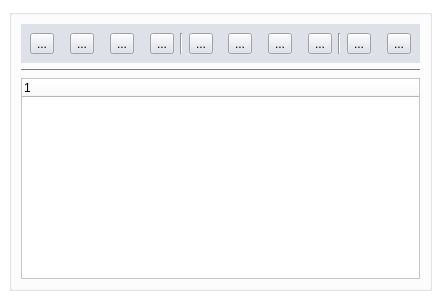
  <widget class="QDockWidget" name="WorkspaceWidget">
   <property name="minimumSize">
    <size>
     <width>438</width>
     <height>300</height>
    </size>
   </property>
   <property name="maximumSize">
    <size>
     <width>441</width>
     <height>300</height>
    </size>
   </property>
   <property name="palette">
    <palette>
     <active>
      <colorrole role="WindowText">
       <brush brushstyle="SolidPattern">
        <color alpha="255">
         <red>0</red>
         <green>0</green>
         <blue>0</blue>
        </color>
       </brush>
      </colorrole>
      <colorrole role="Button">
       <brush brushstyle="SolidPattern">
        <color alpha="255">
         <red>255</red>
         <green>255</green>
         <blue>255</blue>
        </color>
       </brush>
      </colorrole>
      <colorrole role="Light">
       <brush brushstyle="SolidPattern">
        <color alpha="255">
         <red>255</red>
         <green>255</green>
         <blue>255</blue>
        </color>
       </brush>
      </colorrole>
      <colorrole role="Midlight">
       <brush brushstyle="SolidPattern">
        <color alpha="255">
         <red>255</red>
         <green>255</green>
         <blue>255</blue>
        </color>
       </brush>
      </colorrole>
      <colorrole role="Dark">
       <brush brushstyle="SolidPattern">
        <color alpha="255">
         <red>127</red>
         <green>127</green>
         <blue>127</blue>
        </color>
       </brush>
      </colorrole>
      <colorrole role="Mid">
       <brush brushstyle="SolidPattern">
        <color alpha="255">
         <red>170</red>
         <green>170</green>
         <blue>170</blue>
        </color>
       </brush>
      </colorrole>
      <colorrole role="Text">
       <brush brushstyle="SolidPattern">
        <color alpha="255">
         <red>0</red>
         <green>0</green>
         <blue>0</blue>
        </color>
       </brush>
      </colorrole>
      <colorrole role="BrightText">
       <brush brushstyle="SolidPattern">
        <color alpha="255">
         <red>255</red>
         <green>255</green>
         <blue>255</blue>
        </color>
       </brush>
      </colorrole>
      <colorrole role="ButtonText">
       <brush brushstyle="SolidPattern">
        <color alpha="255">
         <red>0</red>
         <green>0</green>
         <blue>0</blue>
        </color>
       </brush>
      </colorrole>
      <colorrole role="Base">
       <brush brushstyle="SolidPattern">
        <color alpha="255">
         <red>255</red>
         <green>255</green>
         <blue>255</blue>
        </color>
       </brush>
      </colorrole>
      <colorrole role="Window">
       <brush brushstyle="SolidPattern">
        <color alpha="255">
         <red>255</red>
         <green>255</green>
         <blue>255</blue>
        </color>
       </brush>
      </colorrole>
      <colorrole role="Shadow">
       <brush brushstyle="SolidPattern">
        <color alpha="255">
         <red>0</red>
         <green>0</green>
         <blue>0</blue>
        </color>
       </brush>
      </colorrole>
      <colorrole role="AlternateBase">
       <brush brushstyle="SolidPattern">
        <color alpha="255">
         <red>255</red>
         <green>255</green>
         <blue>255</blue>
        </color>
       </brush>
      </colorrole>
      <colorrole role="ToolTipBase">
       <brush brushstyle="SolidPattern">
        <color alpha="255">
         <red>255</red>
         <green>255</green>
         <blue>220</blue>
        </color>
       </brush>
      </colorrole>
      <colorrole role="ToolTipText">
       <brush brushstyle="SolidPattern">
        <color alpha="255">
         <red>0</red>
         <green>0</green>
         <blue>0</blue>
        </color>
       </brush>
      </colorrole>
      <colorrole role="PlaceholderText">
       <brush brushstyle="SolidPattern">
        <color alpha="128">
         <red>0</red>
         <green>0</green>
         <blue>0</blue>
        </color>
       </brush>
      </colorrole>
     </active>
     <inactive>
      <colorrole role="WindowText">
       <brush brushstyle="SolidPattern">
        <color alpha="255">
         <red>0</red>
         <green>0</green>
         <blue>0</blue>
        </color>
       </brush>
      </colorrole>
      <colorrole role="Button">
       <brush brushstyle="SolidPattern">
        <color alpha="255">
         <red>255</red>
         <green>255</green>
         <blue>255</blue>
        </color>
       </brush>
      </colorrole>
      <colorrole role="Light">
       <brush brushstyle="SolidPattern">
        <color alpha="255">
         <red>255</red>
         <green>255</green>
         <blue>255</blue>
        </color>
       </brush>
      </colorrole>
      <colorrole role="Midlight">
       <brush brushstyle="SolidPattern">
        <color alpha="255">
         <red>255</red>
         <green>255</green>
         <blue>255</blue>
        </color>
       </brush>
      </colorrole>
      <colorrole role="Dark">
       <brush brushstyle="SolidPattern">
        <color alpha="255">
         <red>127</red>
         <green>127</green>
         <blue>127</blue>
        </color>
       </brush>
      </colorrole>
      <colorrole role="Mid">
       <brush brushstyle="SolidPattern">
        <color alpha="255">
         <red>170</red>
         <green>170</green>
         <blue>170</blue>
        </color>
       </brush>
      </colorrole>
      <colorrole role="Text">
       <brush brushstyle="SolidPattern">
        <color alpha="255">
         <red>0</red>
         <green>0</green>
         <blue>0</blue>
        </color>
       </brush>
      </colorrole>
      <colorrole role="BrightText">
       <brush brushstyle="SolidPattern">
        <color alpha="255">
         <red>255</red>
         <green>255</green>
         <blue>255</blue>
        </color>
       </brush>
      </colorrole>
      <colorrole role="ButtonText">
       <brush brushstyle="SolidPattern">
        <color alpha="255">
         <red>0</red>
         <green>0</green>
         <blue>0</blue>
        </color>
       </brush>
      </colorrole>
      <colorrole role="Base">
       <brush brushstyle="SolidPattern">
        <color alpha="255">
         <red>255</red>
         <green>255</green>
         <blue>255</blue>
        </color>
       </brush>
      </colorrole>
      <colorrole role="Window">
       <brush brushstyle="SolidPattern">
        <color alpha="255">
         <red>255</red>
         <green>255</green>
         <blue>255</blue>
        </color>
       </brush>
      </colorrole>
      <colorrole role="Shadow">
       <brush brushstyle="SolidPattern">
        <color alpha="255">
         <red>0</red>
         <green>0</green>
         <blue>0</blue>
        </color>
       </brush>
      </colorrole>
      <colorrole role="AlternateBase">
       <brush brushstyle="SolidPattern">
        <color alpha="255">
         <red>255</red>
         <green>255</green>
         <blue>255</blue>
        </color>
       </brush>
      </colorrole>
      <colorrole role="ToolTipBase">
       <brush brushstyle="SolidPattern">
        <color alpha="255">
         <red>255</red>
         <green>255</green>
         <blue>220</blue>
        </color>
       </brush>
      </colorrole>
      <colorrole role="ToolTipText">
       <brush brushstyle="SolidPattern">
        <color alpha="255">
         <red>0</red>
         <green>0</green>
         <blue>0</blue>
        </color>
       </brush>
      </colorrole>
      <colorrole role="PlaceholderText">
       <brush brushstyle="SolidPattern">
        <color alpha="128">
         <red>0</red>
         <green>0</green>
         <blue>0</blue>
        </color>
       </brush>
      </colorrole>
     </inactive>
     <disabled>
      <colorrole role="WindowText">
       <brush brushstyle="SolidPattern">
        <color alpha="255">
         <red>127</red>
         <green>127</green>
         <blue>127</blue>
        </color>
       </brush>
      </colorrole>
      <colorrole role="Button">
       <brush brushstyle="SolidPattern">
        <color alpha="255">
         <red>255</red>
         <green>255</green>
         <blue>255</blue>
        </color>
       </brush>
      </colorrole>
      <colorrole role="Light">
       <brush brushstyle="SolidPattern">
        <color alpha="255">
         <red>255</red>
         <green>255</green>
         <blue>255</blue>
        </color>
       </brush>
      </colorrole>
      <colorrole role="Midlight">
       <brush brushstyle="SolidPattern">
        <color alpha="255">
         <red>255</red>
         <green>255</green>
         <blue>255</blue>
        </color>
       </brush>
      </colorrole>
      <colorrole role="Dark">
       <brush brushstyle="SolidPattern">
        <color alpha="255">
         <red>127</red>
         <green>127</green>
         <blue>127</blue>
        </color>
       </brush>
      </colorrole>
      <colorrole role="Mid">
       <brush brushstyle="SolidPattern">
        <color alpha="255">
         <red>170</red>
         <green>170</green>
         <blue>170</blue>
        </color>
       </brush>
      </colorrole>
      <colorrole role="Text">
       <brush brushstyle="SolidPattern">
        <color alpha="255">
         <red>127</red>
         <green>127</green>
         <blue>127</blue>
        </color>
       </brush>
      </colorrole>
      <colorrole role="BrightText">
       <brush brushstyle="SolidPattern">
        <color alpha="255">
         <red>255</red>
         <green>255</green>
         <blue>255</blue>
        </color>
       </brush>
      </colorrole>
      <colorrole role="ButtonText">
       <brush brushstyle="SolidPattern">
        <color alpha="255">
         <red>127</red>
         <green>127</green>
         <blue>127</blue>
        </color>
       </brush>
      </colorrole>
      <colorrole role="Base">
       <brush brushstyle="SolidPattern">
        <color alpha="255">
         <red>255</red>
         <green>255</green>
         <blue>255</blue>
        </color>
       </brush>
      </colorrole>
      <colorrole role="Window">
       <brush brushstyle="SolidPattern">
        <color alpha="255">
         <red>255</red>
         <green>255</green>
         <blue>255</blue>
        </color>
       </brush>
      </colorrole>
      <colorrole role="Shadow">
       <brush brushstyle="SolidPattern">
        <color alpha="255">
         <red>0</red>
         <green>0</green>
         <blue>0</blue>
        </color>
       </brush>
      </colorrole>
      <colorrole role="AlternateBase">
       <brush brushstyle="SolidPattern">
        <color alpha="255">
         <red>255</red>
         <green>255</green>
         <blue>255</blue>
        </color>
       </brush>
      </colorrole>
      <colorrole role="ToolTipBase">
       <brush brushstyle="SolidPattern">
        <color alpha="255">
         <red>255</red>
         <green>255</green>
         <blue>220</blue>
        </color>
       </brush>
      </colorrole>
      <colorrole role="ToolTipText">
       <brush brushstyle="SolidPattern">
        <color alpha="255">
         <red>0</red>
         <green>0</green>
         <blue>0</blue>
        </color>
       </brush>
      </colorrole>
      <colorrole role="PlaceholderText">
       <brush brushstyle="SolidPattern">
        <color alpha="128">
         <red>0</red>
         <green>0</green>
         <blue>0</blue>
        </color>
       </brush>
      </colorrole>
     </disabled>
    </palette>
   </property>
   <property name="windowTitle">
    <string>Workspace</string>
   </property>
   <attribute name="dockWidgetArea">
    <number>1</number>
   </attribute>
   <widget class="QWidget" name="dockWidgetContents_1">
    <layout class="QGridLayout" name="gridLayout_37">
     <item row="0" column="0">
      <widget class="QGroupBox" name="groupBox">
       <property name="title">
        <string/>
       </property>
       <layout class="QGridLayout" name="gridLayout_33">
        <item row="0" column="0">
         <layout class="QGridLayout" name="gridLayout_32">
          <item row="1" column="0">
           <widget class="Line" name="line_6">
            <property name="orientation">
             <enum>Qt::Horizontal</enum>
            </property>
           </widget>
          </item>
          <item row="0" column="0">
           <widget class="QWidget" name="widget" native="true">
            <property name="maximumSize">
             <size>
              <width>441</width>
              <height>51</height>
             </size>
            </property>
            <property name="styleSheet">
             <string notr="true">background-color: rgb(222,225,232)</string>
            </property>
            <layout class="QGridLayout" name="gridLayout_7">
             <item row="0" column="0">
              <layout class="QGridLayout" name="gridLayout">
               <item row="0" column="5">
                <spacer name="horizontalSpacer_9">
                 <property name="orientation">
                  <enum>Qt::Horizontal</enum>
                 </property>
                 <property name="sizeHint" stdset="0">
                  <size>
                   <width>40</width>
                   <height>20</height>
                  </size>
                 </property>
                </spacer>
               </item>
               <item row="0" column="0">
                <widget class="QToolButton" name="toolButton_12">
                 <property name="styleSheet">
                  <string notr="true">qproperty-icon: url(&quot;:/workspace-eye.svg&quot;);</string>
                 </property>
                 <property name="text">
                  <string>...</string>
                 </property>
                </widget>
               </item>
               <item row="0" column="2">
                <widget class="QToolButton" name="toolButton_13">
                 <property name="styleSheet">
                  <string notr="true">qproperty-icon: url(&quot;:/workspace-newVolume.svg&quot;);</string>
                 </property>
                 <property name="text">
                  <string>...</string>
                 </property>
                </widget>
               </item>
               <item row="0" column="6">
                <widget class="QToolButton" name="toolButton_15">
                 <property name="styleSheet">
                  <string notr="true">qproperty-icon: url(&quot;:/workspace-deleteSelection.svg&quot;);</string>
                 </property>
                 <property name="text">
                  <string>...</string>
                 </property>
                </widget>
               </item>
               <item row="0" column="13">
                <spacer name="horizontalSpacer_12">
                 <property name="orientation">
                  <enum>Qt::Horizontal</enum>
                 </property>
                 <property name="sizeHint" stdset="0">
                  <size>
                   <width>40</width>
                   <height>20</height>
                  </size>
                 </property>
                </spacer>
               </item>
               <item row="0" column="1">
                <spacer name="horizontalSpacer_5">
                 <property name="orientation">
                  <enum>Qt::Horizontal</enum>
                 </property>
                 <property name="sizeHint" stdset="0">
                  <size>
                   <width>40</width>
                   <height>20</height>
                  </size>
                 </property>
                </spacer>
               </item>
               <item row="0" column="11">
                <spacer name="horizontalSpacer_11">
                 <property name="orientation">
                  <enum>Qt::Horizontal</enum>
                 </property>
                 <property name="sizeHint" stdset="0">
                  <size>
                   <width>40</width>
                   <height>20</height>
                  </size>
                 </property>
                </spacer>
               </item>
               <item row="0" column="9">
                <spacer name="horizontalSpacer_10">
                 <property name="orientation">
                  <enum>Qt::Horizontal</enum>
                 </property>
                 <property name="sizeHint" stdset="0">
                  <size>
                   <width>40</width>
                   <height>20</height>
                  </size>
                 </property>
                </spacer>
               </item>
               <item row="0" column="8">
                <widget class="QToolButton" name="toolButton_16">
                 <property name="styleSheet">
                  <string notr="true">qproperty-icon: url(&quot;:/workspace-highLight.svg&quot;);</string>
                 </property>
                 <property name="text">
                  <string>...</string>
                 </property>
                </widget>
               </item>
               <item row="0" column="12">
                <widget class="QToolButton" name="toolButton_18">
                 <property name="styleSheet">
                  <string notr="true">qproperty-icon: url(&quot;:/workspace-resetSelect.svg&quot;);</string>
                 </property>
                 <property name="text">
                  <string>...</string>
                 </property>
                </widget>
               </item>
               <item row="0" column="3">
                <spacer name="horizontalSpacer_8">
                 <property name="orientation">
                  <enum>Qt::Horizontal</enum>
                 </property>
                 <property name="sizeHint" stdset="0">
                  <size>
                   <width>40</width>
                   <height>20</height>
                  </size>
                 </property>
                </spacer>
               </item>
               <item row="0" column="18">
                <widget class="QToolButton" name="toolButton_21">
                 <property name="styleSheet">
                  <string notr="true">qproperty-icon: url(&quot;:/workspace-extract.svg&quot;);</string>
                 </property>
                 <property name="text">
                  <string>...</string>
                 </property>
                </widget>
               </item>
               <item row="0" column="15">
                <widget class="Line" name="line_5">
                 <property name="orientation">
                  <enum>Qt::Vertical</enum>
                 </property>
                </widget>
               </item>
               <item row="0" column="7">
                <widget class="Line" name="line_4">
                 <property name="orientation">
                  <enum>Qt::Vertical</enum>
                 </property>
                </widget>
               </item>
               <item row="0" column="14">
                <widget class="QToolButton" name="toolButton_19">
                 <property name="styleSheet">
                  <string notr="true">qproperty-icon: url(&quot;:/workspace-resetAll.svg&quot;);</string>
                 </property>
                 <property name="text">
                  <string>...</string>
                 </property>
                </widget>
               </item>
               <item row="0" column="16">
                <widget class="QToolButton" name="toolButton_20">
                 <property name="styleSheet">
                  <string notr="true">qproperty-icon: url(&quot;:/workspace-eraseHighlight.svg&quot;);</string>
                 </property>
                 <property name="text">
                  <string>...</string>
                 </property>
                </widget>
               </item>
               <item row="0" column="4">
                <widget class="QToolButton" name="toolButton_14">
                 <property name="styleSheet">
                  <string notr="true">qproperty-icon: url(&quot;:/workspace-newMesh.svg&quot;);</string>
                 </property>
                 <property name="text">
                  <string>...</string>
                 </property>
                </widget>
               </item>
               <item row="0" column="10">
                <widget class="QToolButton" name="toolButton_17">
                 <property name="styleSheet">
                  <string notr="true">qproperty-icon: url(&quot;:/workspace-diffuse.svg&quot;);</string>
                 </property>
                 <property name="text">
                  <string>...</string>
                 </property>
                </widget>
               </item>
               <item row="0" column="17">
                <spacer name="horizontalSpacer_13">
                 <property name="orientation">
                  <enum>Qt::Horizontal</enum>
                 </property>
                 <property name="sizeHint" stdset="0">
                  <size>
                   <width>40</width>
                   <height>20</height>
                  </size>
                 </property>
                </spacer>
               </item>
              </layout>
             </item>
            </layout>
           </widget>
          </item>
          <item row="2" column="0">
           <widget class="QTreeWidget" name="treeWidget">
            <column>
             <property name="text">
              <string notr="true">1</string>
             </property>
            </column>
           </widget>
          </item>
         </layout>
        </item>
       </layout>
      </widget>
     </item>
    </layout>
   </widget>
  </widget>
